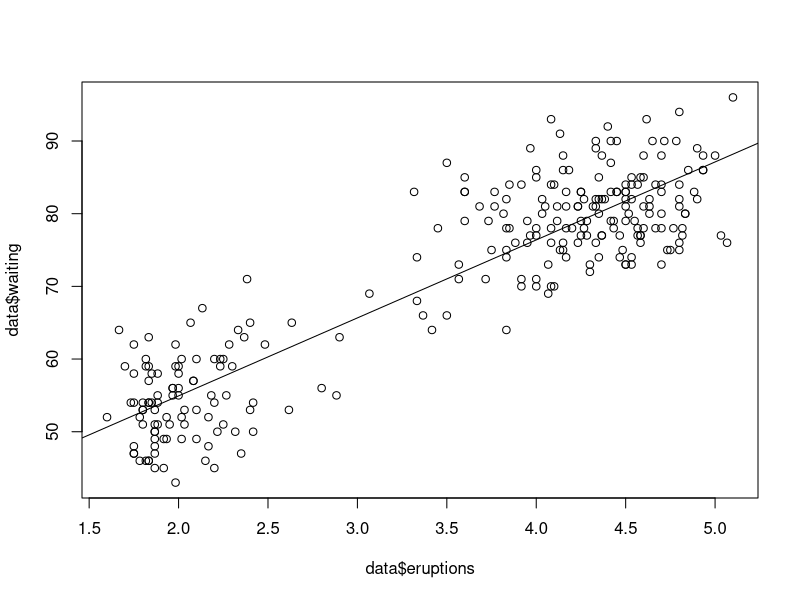

Recreate this plot in R.
data=faithful
data

summary(data)

plot(data$eruptions,data$waiting)
cor(data$eruptions,data$waiting)

x=data$eruptions
y=data$waiting
lm(y~x)

abline(lm(y~x))
abline(lm(x~y))

cor(data$eruptions,data$waiting)

(cor(faithful))